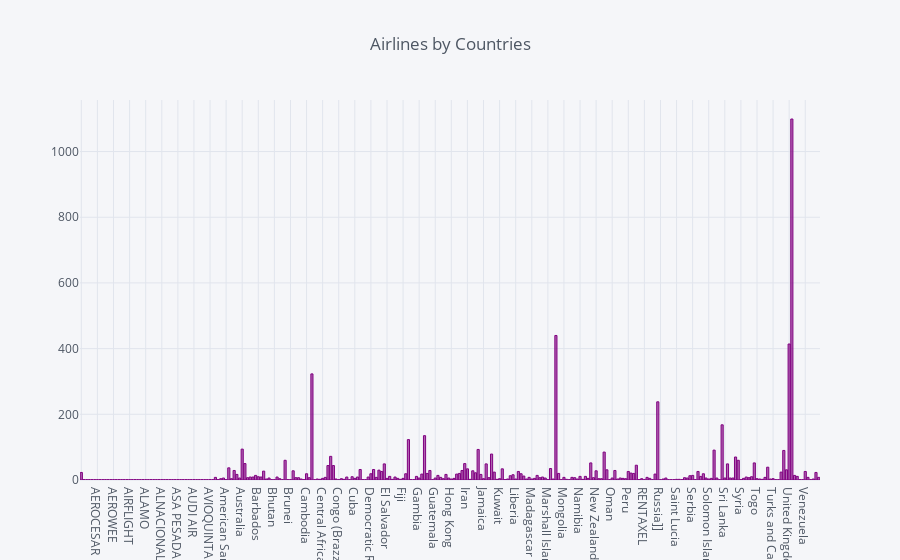

Write notebook code for a chart like this one.
### Code cell
a_pivot.iplot(kind='bar', color='purple' ,title='Airlines by Countries')

### Figure 1 — Plotly figure (JSON) as saved in the notebook; plotly's stock layout.template omitted (floating-point values rounded to 4 significant figures; data arrays with more than 128 entries replaced by an {"elided": "..."} marker saying what was removed)
{"data": [{"marker": {"color": "rgba(128, 0, 128, 0.6)", "line": {"color": "rgba(128, 0, 128, 1.0)", "width": 1}}, "name": "Active", "orientation": "v", "text": "", "type": "bar", "uid": "6dcca042-b1b4-11e9-9408-acde48001122", "x": {"elided": "276 str values"}, "y": {"elided": "276 int values"}}], "layout": {"legend": {"bgcolor": "#F5F6F9", "font": {"color": "#4D5663"}}, "paper_bgcolor": "#F5F6F9", "plot_bgcolor": "#F5F6F9", "title": "Airlines by Countries", "titlefont": {"color": "#4D5663"}, "xaxis": {"gridcolor": "#E1E5ED", "showgrid": true, "tickfont": {"color": "#4D5663"}, "title": "", "titlefont": {"color": "#4D5663"}, "zerolinecolor": "#E1E5ED"}, "yaxis": {"gridcolor": "#E1E5ED", "showgrid": true, "tickfont": {"color": "#4D5663"}, "title": "", "titlefont": {"color": "#4D5663"}, "zerolinecolor": "#E1E5ED"}}}
